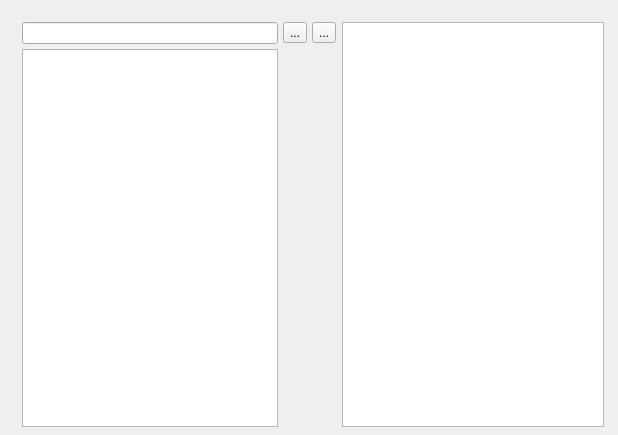
<?xml version="1.0" encoding="UTF-8"?>
<ui version="4.0">
 <class>Test</class>
 <widget class="QWidget" name="Test">
  <property name="geometry">
   <rect>
    <x>0</x>
    <y>0</y>
    <width>618</width>
    <height>435</height>
   </rect>
  </property>
  <property name="windowTitle">
   <string>Test</string>
  </property>
  <widget class="QWidget" name="horizontalLayoutWidget">
   <property name="geometry">
    <rect>
     <x>19</x>
     <y>19</y>
     <width>588</width>
     <height>411</height>
    </rect>
   </property>
   <layout class="QHBoxLayout" name="horizontalLayout">
    <property name="leftMargin">
     <number>3</number>
    </property>
    <property name="topMargin">
     <number>3</number>
    </property>
    <property name="rightMargin">
     <number>3</number>
    </property>
    <property name="bottomMargin">
     <number>3</number>
    </property>
    <item>
     <layout class="QGridLayout" name="gridLayout" rowstretch="0,0,0" columnstretch="0,0,0,0">
      <property name="spacing">
       <number>5</number>
      </property>
      <item row="0" column="0">
       <widget class="QLineEdit" name="dir_entry"/>
      </item>
      <item row="0" column="1">
       <widget class="QToolButton" name="up_dir_button">
        <property name="text">
         <string>...</string>
        </property>
        <property name="icon">
         <iconset theme="go-up"/>
        </property>
       </widget>
      </item>
      <item row="0" column="2">
       <widget class="QToolButton" name="loaddir_button">
        <property name="text">
         <string>...</string>
        </property>
        <property name="icon">
         <iconset theme="QIcon::ThemeIcon::FolderOpen"/>
        </property>
       </widget>
      </item>
      <item row="1" column="0">
       <widget class="QListWidget" name="filelist">
        <property name="layoutDirection">
         <enum>Qt::LayoutDirection::LeftToRight</enum>
        </property>
        <property name="layoutMode">
         <enum>QListView::LayoutMode::SinglePass</enum>
        </property>
        <property name="spacing">
         <number>1</number>
        </property>
       </widget>
      </item>
     </layout>
    </item>
    <item>
     <layout class="QVBoxLayout" name="verticalLayout">
      <property name="spacing">
       <number>3</number>
      </property>
      <property name="leftMargin">
       <number>0</number>
      </property>
      <property name="topMargin">
       <number>0</number>
      </property>
      <property name="rightMargin">
       <number>0</number>
      </property>
      <property name="bottomMargin">
       <number>0</number>
      </property>
     </layout>
    </item>
    <item>
     <widget class="QGraphicsView" name="graphicsView"/>
    </item>
   </layout>
  </widget>
 </widget>
 <resources/>
 <connections/>
</ui>
